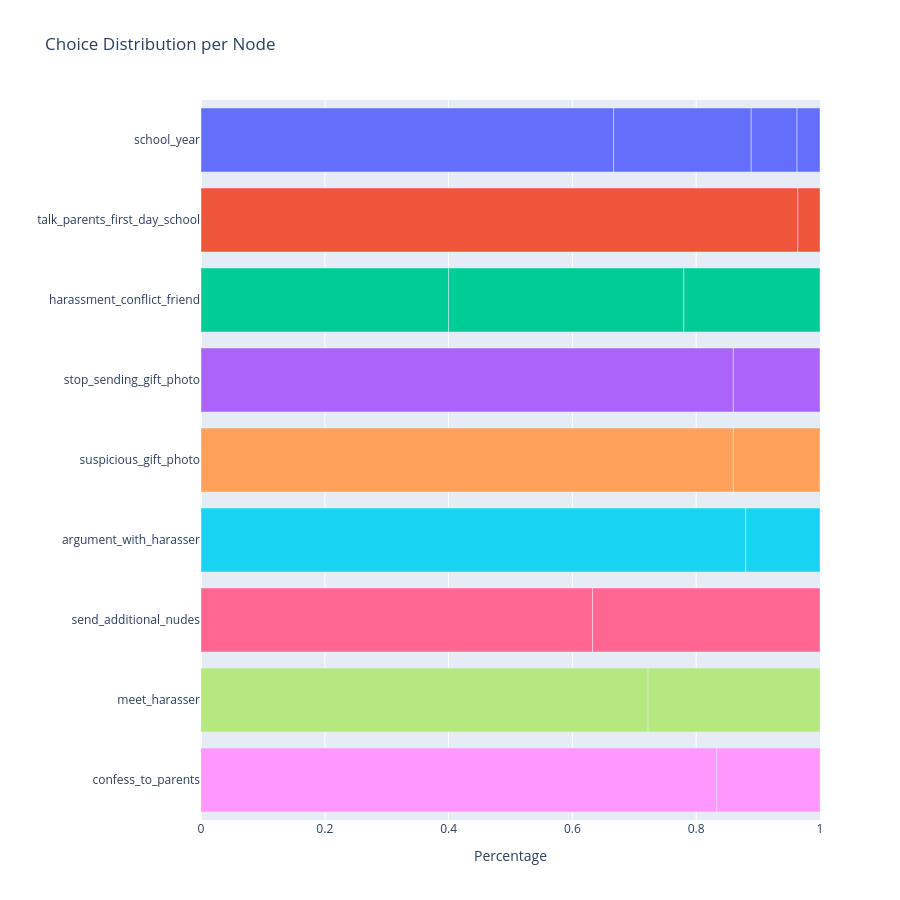

Here is the notebook cell this chart was saved with:
### Code cell
fig = px.bar(
	df_nodes,
	x="percentage",
	y="keywords",
	color="keywords",
	orientation="h",
	hover_data={
		"option": True,
		"percentage": ":.2f",
		"keywords": False
	},
	title="Choice Distribution per Node"
)

fig.update_layout(
	yaxis_title="",
	xaxis_title="Percentage",
	height=900,
	showlegend=False
)

fig.update_xaxes(range=[0, 1])

fig.show()

### Figure 1 — Plotly figure (JSON) as saved in the notebook; plotly's stock layout.template omitted (floating-point values rounded to 4 significant figures)
{"data": [{"customdata": [["2º de la ESO"], ["4º de la ESO"], ["3º de la ESO"], ["1º de la ESO"]], "hovertemplate": "percentage=%{x:.2f}<br>option=%{customdata[0]}<extra></extra>", "legendgroup": "school_year", "marker": {"color": "#636efa", "pattern": {"shape": ""}}, "name": "school_year", "orientation": "h", "showlegend": true, "textposition": "auto", "type": "bar", "x": [0.6667, 0.2222, 0.07407, 0.03704], "xaxis": "x", "y": ["school_year", "school_year", "school_year", "school_year"], "yaxis": "y"}, {"customdata": [["Contarles sobre mi día."], ["No contarles sobre mi día."]], "hovertemplate": "percentage=%{x:.2f}<br>option=%{customdata[0]}<extra></extra>", "legendgroup": "talk_parents_first_day_school", "marker": {"color": "#EF553B", "pattern": {"shape": ""}}, "name": "talk_parents_first_day_school", "orientation": "h", "showlegend": true, "textposition": "auto", "type": "bar", "x": [0.9643, 0.03571], "xaxis": "x", "y": ["talk_parents_first_day_school", "talk_parents_first_day_school"], "yaxis": "y"}, {"customdata": [["Por la foto."], ["Prefiero no hablar de ello."], ["Por nuestra relación."]], "hovertemplate": "percentage=%{x:.2f}<br>option=%{customdata[0]}<extra></extra>", "legendgroup": "harassment_conflict_friend", "marker": {"color": "#00cc96", "pattern": {"shape": ""}}, "name": "harassment_conflict_friend", "orientation": "h", "showlegend": true, "textposition": "auto", "type": "bar", "x": [0.4, 0.38, 0.22], "xaxis": "x", "y": ["harassment_conflict_friend", "harassment_conflict_friend", "harassment_conflict_friend"], "yaxis": "y"}, {"customdata": [["Nadie lo va a saber."], ["No te incumbe."]], "hovertemplate": "percentage=%{x:.2f}<br>option=%{customdata[0]}<extra></extra>", "legendgroup": "stop_sending_gift_photo", "marker": {"color": "#ab63fa", "pattern": {"shape": ""}}, "name": "stop_sending_gift_photo", "orientation": "h", "showlegend": true, "textposition": "auto", "type": "bar", "x": [0.86, 0.14], "xaxis": "x", "y": ["stop_sending_gift_photo", "stop_sending_gift_photo"], "yaxis": "y"}, {"customdata": [["Decir la verdad."], ["Mentir."]], "hovertemplate": "percentage=%{x:.2f}<br>option=%{customdata[0]}<extra></extra>", "legendgroup": "suspicious_gift_photo", "marker": {"color": "#FFA15A", "pattern": {"shape": ""}}, "name": "suspicious_gift_photo", "orientation": "h", "showlegend": true, "textposition": "auto", "type": "bar", "x": [0.86, 0.14], "xaxis": "x", "y": ["suspicious_gift_photo", "suspicious_gift_photo"], "yaxis": "y"}, {"customdata": [["Preguntar por su reacción."], ["Ofenderse."]], "hovertemplate": "percentage=%{x:.2f}<br>option=%{customdata[0]}<extra></extra>", "legendgroup": "argument_with_harasser", "marker": {"color": "#19d3f3", "pattern": {"shape": ""}}, "name": "argument_with_harasser", "orientation": "h", "showlegend": true, "textposition": "auto", "type": "bar", "x": [0.88, 0.12], "xaxis": "x", "y": ["argument_with_harasser", "argument_with_harasser"], "yaxis": "y"}, {"customdata": [["Ya no quiero enviar más fotos."], ["Enviar otra foto."]], "hovertemplate": "percentage=%{x:.2f}<br>option=%{customdata[0]}<extra></extra>", "legendgroup": "send_additional_nudes", "marker": {"color": "#FF6692", "pattern": {"shape": ""}}, "name": "send_additional_nudes", "orientation": "h", "showlegend": true, "textposition": "auto", "type": "bar", "x": [0.6327, 0.3673], "xaxis": "x", "y": ["send_additional_nudes", "send_additional_nudes"], "yaxis": "y"}, {"customdata": [["Aceptar."], ["Negarse."]], "hovertemplate": "percentage=%{x:.2f}<br>option=%{customdata[0]}<extra></extra>", "legendgroup": "meet_harasser", "marker": {"color": "#B6E880", "pattern": {"shape": ""}}, "name": "meet_harasser", "orientation": "h", "showlegend": true, "textposition": "auto", "type": "bar", "x": [0.7222, 0.2778], "xaxis": "x", "y": ["meet_harasser", "meet_harasser"], "yaxis": "y"}, {"customdata": [["Decir la verdad."], ["Mentir."]], "hovertemplate": "percentage=%{x:.2f}<br>option=%{customdata[0]}<extra></extra>", "legendgroup": "confess_to_parents", "marker": {"color": "#FF97FF", "pattern": {"shape": ""}}, "name": "confess_to_parents", "orientation": "h", "showlegend": true, "textposition": "auto", "type": "bar", "x": [0.8333, 0.1667], "xaxis": "x", "y": ["confess_to_parents", "confess_to_parents"], "yaxis": "y"}], "layout": {"barmode": "relative", "height": 900, "legend": {"title": {"text": "keywords"}, "tracegroupgap": 0}, "showlegend": false, "title": {"text": "Choice Distribution per Node"}, "xaxis": {"anchor": "y", "domain": [0, 1], "range": [0, 1], "title": {"text": "Percentage"}}, "yaxis": {"anchor": "x", "categoryarray": ["confess_to_parents", "meet_harasser", "send_additional_nudes", "argument_with_harasser", "suspicious_gift_photo", "stop_sending_gift_photo", "harassment_conflict_friend", "talk_parents_first_day_school", "school_year"], "categoryorder": "array", "domain": [0, 1], "title": {"text": ""}}}}
